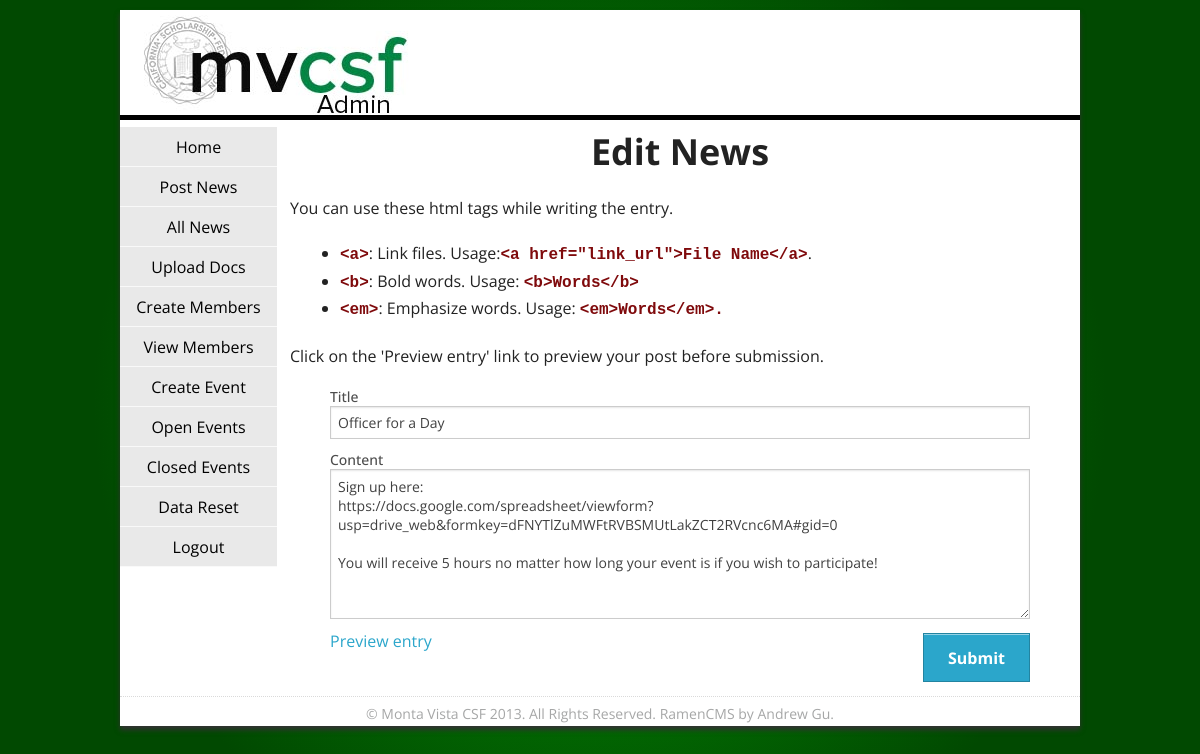
Screenshot of /admin/edit_news.php?id=4 (signed in) with the database file from the repository.
### tables this page shows
CREATE TABLE IF NOT EXISTS `news` (
  `index` int(11) NOT NULL AUTO_INCREMENT,
  `title` text NOT NULL,
  `date` text NOT NULL,
  `content` text NOT NULL,
  PRIMARY KEY (`index`)
);

### admin/edit_news.php (the view, shortened to what this page needs)
<?php require_once("../included.php");
	$index = $_REQUEST['id'];
	$result = mysqli_query($conn, "SELECT * FROM `news` WHERE `index`='$index' LIMIT 1");
	$news = mysqli_fetch_array($result);
?>
<!DOCTYPE html>
<html>
	<head>
		<link rel="stylesheet" href="css/app.css">
		<link rel="stylesheet" href="css/styles.css">
	</head>
	<body>
		<div id="wrapper">
			<div id="banner">
				<img src="img/logo.jpg" />
			</div>
			<div id="content">
				<nav id="sidebar">
					<?php require_once("menu.php"); ?>
				</nav>
				<div id="mainContent">
					<h1>Edit News</h1>
					<p>You can use these html tags while writing the entry.</p>
						<ul id="codeWords">
							<li><code>&lt;a&gt;</code>: Link files. Usage:<code>&lt;a href="link_url"&gt;File Name&lt;/a&gt;</code>.</li>
							<li><code>&lt;b&gt;</code>: Bold words. Usage: <code>&lt;b&gt;Words&lt;/b&gt;</code> </li>
							<li><code>&lt;em&gt;</code>: Emphasize words. Usage: <code>&lt;em&gt;Words&lt;/em&gt;. </code></li>
						</ul>
						<p>Click on the 'Preview entry' link to preview your post before submission.</p>
					<form id="submitNews" method="post">
						<label for="title" class="left">Title</label>
						<input type="text" id="title"  name="title" <?php echo 'value="'.$news['title'].'"' ; ?>/>
						<label for="actualNews" class="left">Content</label>
						<textarea id="actualNews" name="actualNews" class="actualNews"><?php echo htmlspecialchars($news['content']); ?></textarea>
						<div class="row">
							<div class="left"><a href="#" id="modal-preview-news" data-reveal-id="modal-preview">Preview entry</a></div>
							<div class="right"><input type="submit" class="button" value="Submit"></div>
						</div>
					</form>
				</div>
			</div>
			<footer>
				&copy; Monta Vista CSF 2013. All Rights Reserved. RamenCMS by Andrew Gu.
			</footer>
		</div>
	</body>
</html>

### admin/css/styles.css (style rules this page uses)
html, body { height: 100%; font-family: 'Open Sans', sans-serif; }
body { background: -webkit-gradient(radial, circle, 0, circle, 70, color-stop(0%, #039503), color-stop(70%, #014901)); background: -webkit-radial-gradient(circle, #039503 0%, #014901 70%); background: -moz-radial-gradient(circle, #039503 0%, #014901 70%); background: -o-radial-gradient(circle, #039503 0%, #014901 70%); background: radial-gradient(circle, #039503 0%, #014901 70%); background-repeat: no-repeat; background-attachment: fixed; }
div#wrapper { width: 960px; margin: 0 auto; margin-top: 10px; background-color: #fff; -webkit-box-shadow: 0px 4px 5px #323232; -moz-box-shadow: 0px 4px 5px #323232; box-shadow: 0px 4px 5px #323232; }
div#banner { width: 960px; height: 110px; padding-top: 5px; border-bottom: 5px solid #000; }
div#banner img { float: left; }
div#content { height: 100%; min-height: 440px; }
#sidebar { width: 157px; float: left; height: 440px; display: inline; }
div#mainContent { width: 100%; padding-left: 170px; padding-right: 10px; }
div#mainContent h1 { text-align: center; font-size: 36px; }
div#mainContent #codeWords { padding-left: 50px; }
div#mainContent form { width: 700px; margin: 0 auto; }
div#mainContent form textarea { max-width: 700px; min-height: 150px; }
div#mainContent form .row { max-height: 63px; }
footer { padding-top: 10px; border-top: 1px dotted #dadada; height: 30px; color: #a6a7a7; font-size: 14px; text-align: center; }

### rows the page displays
news: title "Officer for a Day", actualNews "Sign up here: https://docs.google.com/spreadsheet/viewform?usp=drive_web&formkey=dFNYTlZuMWFtRVBSMUtLakZCT2RVcnc6MA#gid=0 You will receive 5 hours no matter how long your event is if you wish to participate!"
